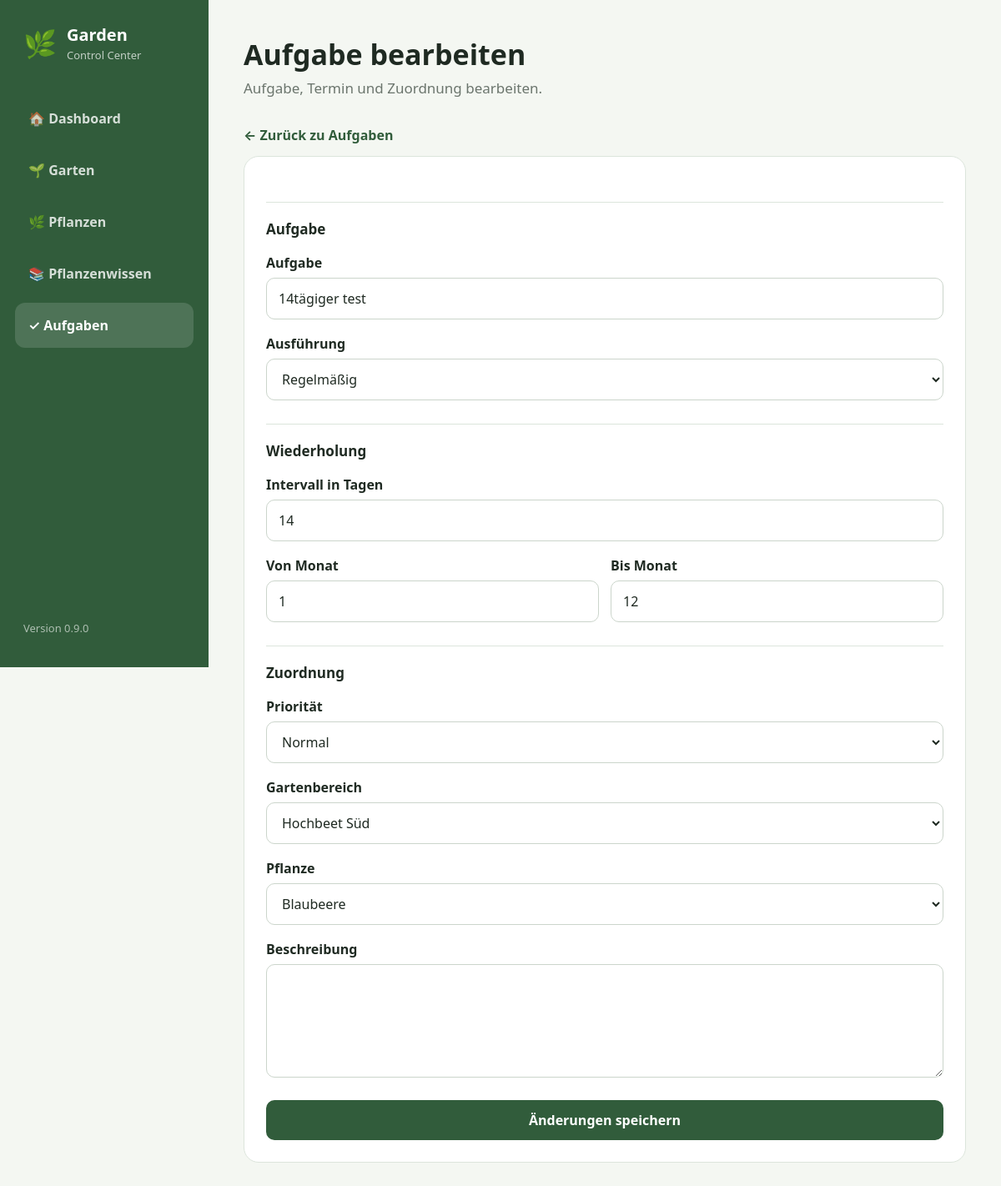
Page /tasks/44/edit on the committed database.
### app/models/task.py (models this page shows)
class Task(Base):
    __tablename__ = "tasks"
    id: Mapped[int] = mapped_column(
        Integer,
        primary_key=True,
        index=True,
    )
    title: Mapped[str] = mapped_column(
        String(150),
        nullable=False,
    )
    description: Mapped[str | None] = mapped_column(
        Text,
        nullable=True,
    )
    execution_type: Mapped[str] = mapped_column(
        String(20),
        default="once",
        nullable=False,
    )
    due_date: Mapped[date | None] = mapped_column(
        Date,
        nullable=True,
    )
    interval_days: Mapped[int | None] = mapped_column(
        Integer,
        nullable=True,
    )
    start_month: Mapped[int | None] = mapped_column(
        Integer,
        nullable=True,
    )
    end_month: Mapped[int | None] = mapped_column(
        Integer,
        nullable=True,
    )
    last_completed_at: Mapped[date | None] = mapped_column(
        Date,
        nullable=True,
    )
    priority: Mapped[str] = mapped_column(
        String(20),
        default="normal",
        nullable=False,
    )
    completed: Mapped[bool] = mapped_column(
        Boolean,
        default=False,
        nullable=False,
    )
    completed_at: Mapped[datetime | None] = mapped_column(
        DateTime,
        nullable=True,
    )
    garden_area_id: Mapped[int | None] = mapped_column(
        ForeignKey("garden_areas.id"),
        nullable=True,
    )
    plant_id: Mapped[int | None] = mapped_column(
        ForeignKey("plants.id"),
        nullable=True,
    )
    created_at: Mapped[datetime] = mapped_column(
        DateTime,
        default=datetime.now,
    )
    garden_area: Mapped["GardenArea | None"] = relationship()
    plant: Mapped["Plant | None"] = relationship()

### app/models/garden_area.py (models this page shows)
class GardenArea(Base):
    __tablename__ = "garden_areas"
    id: Mapped[int] = mapped_column(
        Integer,
        primary_key=True,
        index=True,
    )
    name: Mapped[str] = mapped_column(
        String(100),
        nullable=False,
    )
    area_type: Mapped[str] = mapped_column(
        String(50),
        nullable=False,
    )
    area_size: Mapped[float | None] = mapped_column(
        Float,
        nullable=True,
    )
    light_condition: Mapped[str | None] = mapped_column(
        String(30),
        nullable=True,
    )
    soil_type: Mapped[str | None] = mapped_column(
        String(100),
        nullable=True,
    )
    soil_ph: Mapped[float | None] = mapped_column(
        Float,
        nullable=True,
    )
    irrigation_zone: Mapped[str | None] = mapped_column(
        String(50),
        nullable=True,
    )
    description: Mapped[str | None] = mapped_column(
        Text,
        nullable=True,
    )
    created_at: Mapped[datetime] = mapped_column(
        DateTime,
        default=datetime.now,
    )
    plants: Mapped[list["Plant"]] = relationship(
        back_populates="garden_area",
        cascade="all, delete-orphan",
    )

### app/models/plant.py (models this page shows)
class Plant(Base):
    __tablename__ = "plants"
    id: Mapped[int] = mapped_column(
        Integer,
        primary_key=True,
        index=True,
    )
    name: Mapped[str] = mapped_column(
        String(100),
        nullable=False,
    )
    variety: Mapped[str | None] = mapped_column(
        String(100),
        nullable=True,
    )
    quantity: Mapped[int] = mapped_column(
        Integer,
        default=1,
        nullable=False,
    )
    planted_at: Mapped[date | None] = mapped_column(
        Date,
        nullable=True,
    )
    notes: Mapped[str | None] = mapped_column(
        Text,
        nullable=True,
    )
    garden_area_id: Mapped[int] = mapped_column(
        ForeignKey("garden_areas.id"),
        nullable=False,
    )
    species_id: Mapped[int | None] = mapped_column(
        ForeignKey("plant_species.id"),
        nullable=True,
    )
    created_at: Mapped[datetime] = mapped_column(
        DateTime,
        default=datetime.now,
    )
    garden_area: Mapped["GardenArea"] = relationship(
        back_populates="plants",
    )
    species: Mapped["PlantSpecies | None"] = relationship(
        back_populates="plants",
    )

### app/routers/tasks.py (the view)
@router.get(
    "/tasks/{task_id}/edit",
    response_class=HTMLResponse,
)
async def edit_task_page(
    task_id: int,
    request: Request,
    db: Session = Depends(get_db),
):
    task = db.get(Task, task_id)
    if task is None:
        return RedirectResponse(
            "/tasks",
            status_code=303,
        )
    areas = (
        db.query(GardenArea)
        .order_by(GardenArea.name)
        .all()
    )
    plants = (
        db.query(Plant)
        .order_by(Plant.name)
        .all()
    )
    return templates.TemplateResponse(
        request=request,
        name="edit_task.html",
        context={
            "page": "edit_task",
            "app_name": APP_NAME,
            "version": APP_VERSION,
            "task": task,
            "areas": areas,
            "plants": plants,
        },
    )

### app/templates/edit_task.html (shortened to what this page needs)
{% extends "base.html" %}
{% block content %}
<header class="page-header">
            <div>
                <h1>Aufgabe bearbeiten</h1>
                <p>
                    Aufgabe, Termin und Zuordnung bearbeiten.
                </p>
            </div>
        </header>
        <a
            href="/tasks"
            class="back-link"
        >
            ← Zurück zu Aufgaben
        </a>
        <form
            method="post"
            action="/tasks/{{ task.id }}/edit"
            class="form-card"
        >
            <h2 class="form-section-title">
                Aufgabe
            </h2>
            <label for="edit_task_title">
                Aufgabe
            </label>
            <input
                id="edit_task_title"
                name="title"
                type="text"
                value="{{ task.title }}"
                required
            >
            <label>
                Ausführung
            </label>
            <select
                id="edit_execution_type"
                name="execution_type"
            >
                <option
                    value="recurring"
                    {% if task.execution_type == "recurring" %}selected{% endif %}
                >
                    Regelmäßig
                </option>
            </select>
            <div
                id="edit-task-recurring-fields"
            >
                <h3 class="form-section-title">
                    Wiederholung
                </h3>
                <label for="edit_interval_days">
                    Intervall in Tagen
                </label>
                <input
                    id="edit_interval_days"
                    name="interval_days"
                    type="number"
                    min="1"
                    value="{{ task.interval_days or '' }}"
                >
                <div class="form-row">
                    <div>
                        <label for="edit_start_month">
                            Von Monat
                        </label>
                        <input
                            id="edit_start_month"
                            name="start_month"
                            type="number"
                            min="1"
                            max="12"
                            value="{{ task.start_month or '' }}"
                        >
                    </div>
                    <div>
                        <label for="edit_end_month">
                            Bis Monat
                        </label>
                        <input
                            id="edit_end_month"
                            name="end_month"
                            type="number"
                            min="1"
                            max="12"
                            value="{{ task.end_month or '' }}"
                        >
                    </div>
                </div>
            </div>
            <h2 class="form-section-title">
                Zuordnung
            </h2>
            <label for="edit_task_priority">
                Priorität
            </label>
            <select
                id="edit_task_priority"
                name="priority"
            >
                <option
                    value="normal"
                    {% if task.priority == "normal" %}selected{% endif %}
                >
                    Normal
                </option>
            </select>
            <label for="edit_task_area">
                Gartenbereich
            </label>
            <select
                id="edit_task_area"
                name="garden_area_id"
            >
                {% for area in areas %}
                <option
                    value="{{ area.id }}"
                    {% if task.garden_area_id == area.id %}selected{% endif %}
                >
                    {{ area.name }}
                </option>
                {% endfor %}
            </select>
            <label for="edit_task_plant">
                Pflanze
            </label>
            <select
                id="edit_task_plant"
                name="plant_id"
            >
                {% for plant in plants %}
                <option
                    value="{{ plant.id }}"
                    {% if task.plant_id == plant.id %}selected{% endif %}
                >
                    {{ plant.name }}
                </option>
                {% endfor %}
            </select>
            <label for="edit_task_description">
                Beschreibung
            </label>
            <textarea
                id="edit_task_description"
                name="description"
                rows="5"
            >{{ task.description or '' }}</textarea>
            <button
                type="submit"
                class="primary-button"
            >
                Änderungen speichern
            </button>
        </form>
{% endblock %}

### app/static/css/style.css (style rules this page uses)
:root { --background: #f4f7f2; --surface: #ffffff; --primary: #315c3b; --primary-dark: #24482d; --primary-light: #e8f1e9; --text: #1f2a22; --muted: #6b756d; --border: #dce5dc; --danger: #a83a3a; --danger-background: #faeeee; --radius: 18px; }
* { box-sizing: border-box; }
html, body { margin: 0; min-height: 100%; }
body { font-family: system-ui, -apple-system, BlinkMacSystemFont, "Segoe UI", sans-serif; background: var(--background); color: var(--text); }
a { color: inherit; text-decoration: none; }
button, input, select, textarea { font: inherit; }
.page-header { margin-bottom: 34px; }
.page-header h1 { margin: 0 0 6px; font-size: 34px; }
.page-header p { margin: 0; color: var(--muted); font-size: 17px; }
h2 { margin-top: 0; }
.form-card { padding: 26px; background: var(--surface); border: 1px solid var(--border); border-radius: var(--radius); }
form label { display: block; margin: 18px 0 7px; font-weight: 650; }
input, select, textarea { width: 100%; min-height: 50px; padding: 12px 14px; border: 1px solid #cbd5cb; border-radius: 10px; background: white; color: var(--text); outline: none; }
textarea { resize: vertical; }
button { min-height: 48px; padding: 11px 18px; border: 0; border-radius: 10px; cursor: pointer; font-weight: 650; }
.primary-button { width: 100%; margin-top: 22px; background: var(--primary); color: white; }
.form-row { display: grid; grid-template-columns: repeat(2, minmax(0, 1fr)); gap: 14px; }
.form-section-title { margin: 28px 0 4px; padding-top: 20px; border-top: 1px solid var(--border); font-size: 17px; }
.back-link { display: inline-block; margin-bottom: 14px; color: var(--primary); font-weight: 650; }

### rows in the picture
Task: title "14tägiger test", execution_type "Regelmäßig", interval_days "14", start_month "1", end_month "12", priority "Normal", garden_area_id "Hochbeet Süd", plant_id "Blaubeere"

### other values in the picture
{{ version }} "0.9.0"
